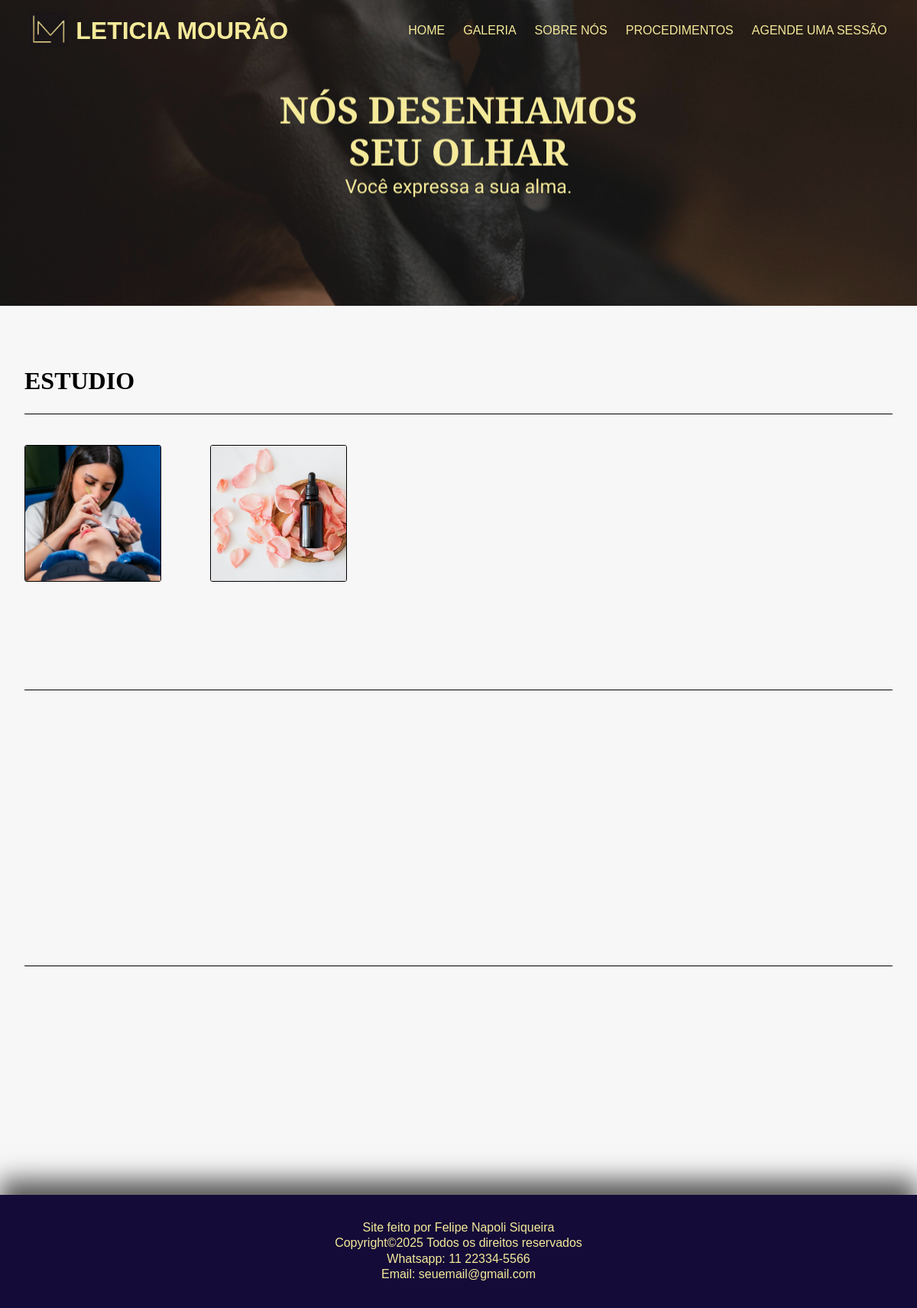
/galery, run on the app's committed database.
### SiteSetup/models.py (models this page shows, shortened)
class SiteSettings(models.Model):
    navbar_title = models.CharField(max_length=50, default='Lash Design')
    site_name_home = models.CharField(max_length=100, default='Lash Design')
    site_name_about = models.CharField(max_length=100, default='Lash Design - Sobre')
    site_name_galery = models.CharField(max_length=100, default='Lash Design - Galeria')
    favicon = models.ImageField(upload_to='site/', blank=True, null=True, verbose_name='Favicon')
    whatsapp_link = models.URLField(max_length=200, blank=True, help_text='Ex: https://wa.me/seunumerodetelefone')
    show_navbar = models.BooleanField(default=True, verbose_name='Exibir Barra de Navegação')
    show_hero_section_1 = models.BooleanField(default=True, verbose_name='Exibir Seção "Hero 1"')
    show_make_section = models.BooleanField(default=True, verbose_name='Exibir Seção "O Que Fazemos"')
    show_procediments_section = models.BooleanField(default=True, verbose_name='Exibir Seção "Procedimentos"')
    show_hero_section_2 = models.BooleanField(default=True, verbose_name='Exibir Seção "Hero 2"')
    show_about_section = models.BooleanField(default=True, verbose_name='Exibir Seção "Sobre"')
    show_galery_section = models.BooleanField(default=True, verbose_name='Exibir Seção "Galeria"')
    show_hero_section_3 = models.BooleanField(default=True, verbose_name='Exibir Seção "Hero 3"')
    show_about_section_2 = models.BooleanField(default=True, verbose_name='Exibir Seção "Página Sobre"')
    show_hero_section_4 = models.BooleanField(default=True, verbose_name='Exibir Seção "Hero 4"')
    show_galery_procediments_section = models.BooleanField(default=True, verbose_name='Exibir Seção "Galeria de Procedimentos"')
    show_footer = models.BooleanField(default=True, verbose_name='Exibir Rodapé')
    class Meta:
        verbose_name = 'Configurações do Site'
        verbose_name_plural = 'Configurações do Site'

class NavbarLink(models.Model):
    settings = models.ForeignKey(SiteSettings, on_delete=models.CASCADE, related_name='navbar_links')
    name = models.CharField(max_length=50, verbose_name='Nome do Link')
    url = models.CharField(max_length=200, verbose_name='URL do Link')
    order = models.IntegerField(default=0, verbose_name='Ordem de exibição')
    is_external = models.BooleanField(default=False, verbose_name='Link Externo', help_text='Marque se o link for externo ao site.')
    class Meta:
        ordering = ['order']
        verbose_name = 'Link da Navbar'
        verbose_name_plural = 'Links da Navbar'

class FooterText(models.Model):
    settings = models.ForeignKey(SiteSettings, on_delete=models.CASCADE, related_name='footer_texts')
    title = models.CharField(max_length=50, verbose_name='Título')
    content = models.TextField(verbose_name='Conteúdo', help_text='Use HTML simples para formatação se necessário.')
    order = models.IntegerField(default=0, verbose_name='Ordem de exibição')
    class Meta:
        ordering = ['order']
        verbose_name = 'Conteúdo do Rodapé'
        verbose_name_plural = 'Conteúdos do Rodapé'

### home/models.py (models this page shows, shortened)
class Hero_Section3(models.Model):
    heading = models.CharField(max_length=200)
    subheading = models.CharField(max_length=300)
    background_image = models.ImageField(upload_to='hero_backgrounds/')
    class Meta:
        verbose_name = "Hero Section - Galeria"
        verbose_name_plural = "Hero Sections - Galeria"

class GalleryImage(models.Model):
    title = models.CharField(max_length=100, blank=True, verbose_name='Título (opcional)')
    image = models.ImageField(upload_to='gallery/', verbose_name='Imagem')
    tag = models.ForeignKey(
        GalleryTag,
        on_delete=models.PROTECT,
        related_name='images',
        verbose_name='Tag'
    )
    class Meta:
        verbose_name = 'Imagem da Galeria'
        verbose_name_plural = 'Imagens da Galeria'

### home/views/Galery.py (the view)
# urls.py: path('galery', views.galery, name='galery'),
def galery(request):
    hero_section3 = Hero_Section3.objects.get()
    gallery1 = GalleryImage.objects.filter(tag__name='estudio')
    gallery2 = GalleryImage.objects.filter(tag__name='equipamentos')
    gallery3 = GalleryImage.objects.filter(tag__name='fotos')
    context = {
        'gallery1': gallery1,
        'gallery2': gallery2,
        'gallery3': gallery3,
        'Hero_Section3': hero_section3,
    }
    return render(request, 'galery.html', context)

### SiteSetup/context_processors.py (called while the page is built)
def site_settings(request):
    try:
        settings = SiteSettings.objects.get()
        navbar_links = settings.navbar_links.all()
        footer_texts = settings.footer_texts.all()
        footer_social_links = settings.footer_social_links.all()
    except SiteSettings.DoesNotExist:
        return {}
    return {
        'site_settings': settings,
        'navbar_links': navbar_links,
        'footer_texts': footer_texts,
        'footer_social_links': footer_social_links,
    }

### templates/galery.html (shortened to what this page needs)
{% extends "partials/base.html" %}
{% load static %}
{% block css-style %}
        <link rel="stylesheet" href="{% static "css/partials/galery_page.css" %}">
        <link rel="stylesheet" href="{% static "css/partials/hero_section.css" %}">
{% endblock css-style %}
{% block head %}
    <link rel="stylesheet" href="https://cdn.jsdelivr.net/npm/lightgallery@2.7.2/css/lightgallery.css" />
{% endblock head %}
{% block body %}
    <section class='hero' style="--hero-bg-image-3: url({{ Hero_Section3.background_image.url }});">
        <div class='hero-section-3'>
            <div class="hero-content-3">
                <h1>{{ Hero_Section3.heading }}</h1>
                <p>{{ Hero_Section3.subheading }}</p>
            </div>
        </div>
    </section>
    {% if gallery1 %}
    <section class='galery'>
        <div>
            <h1 class='title-galery'>ESTUDIO</h1>
            <hr>
        </div>
        <div class='grid-galery'>
            {% for photo in gallery1 %}
            <div class='image'>
                <a href="{{ photo.image.url }}"
                    data-src="{{ photo.image.url }}"
                    data-sub-html="
                        <h4>{{ photo.title }}</h4>
                ">
                    <img src="{{ photo.image.url }}" alt="{{ photo.title }}">
                </a>
            </div>
            {% endfor %}
        </div>
    </section>
    {% else %}
        <p>No photos available in this category.</p>
    {% endif %}
    {% if gallery2 %}
    <section class='galery'>
        <div>
            <hr>
        </div>
    </section>
    {% else %}
        <p>No photos available in this category.</p>
    {% endif %}
    {% if gallery3 %}
    <section class='galery'>
        <div>
            <hr>
        </div>
    </section>
    {% else %}
        <p>No photos available in this category.</p>
    {% endif %}
{% endblock body %}

### templates/partials/base.html (shortened to what this page needs)
<!DOCTYPE html>
{% load static %}
<html lang="pt-br">
  <head>
    <link rel="stylesheet" href="https://cdnjs.cloudflare.com/ajax/libs/normalize/8.0.1/normalize.min.css" />
    <link rel="stylesheet" href="{%static 'css/remedy.css' %}">
    <link rel="stylesheet" href="{%static 'css/main.css' %}">
    {% if site_settings.show_navbar %}
    <link rel="stylesheet" href="{%static 'css/partials/header.css' %}">
    {% endif %}
    {% if site_settings.show_footer %}
    <link rel="stylesheet" href="{%static 'css/partials/footer.css' %}">
    {% endif %}
    <link rel="stylesheet" href="{%static 'css/untils.css' %}">
    {% block css-style %}{% endblock css-style %}
    {% block head %}{% endblock head %}
  </head>
  <body>
    {% if site_settings.show_navbar %}
    <header>
      {% include 'partials/header.html' %}
    </header>
    {% endif %}
    {% block body %}{% endblock body %}
  </body>
  {% if site_settings.show_footer %}
  <footer>
    {% include "partials/footer.html" %}
  </footer>
  {% endif %}
</html>

### templates/partials/header.html (shortened to what this page needs)
{% load static %}
<nav id='nav' class='navbar'>
    <div class='title-nav'>
        {% if site_settings.navbar_title %}
            <a href="{% url "home:home" %}">
                <img src="{% static "images/logo.png" %}" alt="Leticia Mourão">
                <h1>{{ site_settings.navbar_title }}</h1>
            </a>
        {% else %}
            <h1>{{ site_settigns.navbar_title }}</h1>
        {% endif %}
    </div>
    <div class='links-nav'>
    {% for link in navbar_links %}
        {% if link.is_external %}
            <li>
                <a href="#">{{ link.name }}</a>
            </li>
        {% else %}
            <li>
                <a href="{% url link.url %}">{{ link.name }}</a>
            </li>
        {% endif %}
    {% endfor %}
</div>
</nav>

### templates/partials/footer.html
{% for text in footer_texts %}
    <p>{{ text.content }}</p>
{% endfor %}

### static/css/remedy.css (style rules this page uses)
html { line-sizing: normal; }
body { margin: 0; }
h1 { font-size: 2rem; }
h1 { margin: 0; }
hr { border-style: solid; border-width: 1px 0 0; color: inherit; height: 0; overflow: visible; }
img, svg, video, canvas, audio, iframe, embed, object { display: block; vertical-align: middle; max-width: 100%; }
img, svg, video, canvas { height: auto; }
img { border-style: none; }
article, aside, details, figcaption, figure, footer, header, hgroup, main, nav, section { display: block; }

### static/css/main.css (style rules this page uses)
:root { --primary-color: 247, 247, 247; --secundary-color: 20, 11, 56; --white: 0, 0, 0; --black: 0, 0, 0; --terciary-color: 245, 234, 154; --quartenary-color: 50,50,50; }
html { background-color: rgb(var(--primary-color)); color: rgb(var(--black)); font-family: "Cormorant", serif; scrollbar-width: none; }

### static/css/partials/header.css (style rules this page uses)
.navbar { display: flex; flex-direction: row; justify-content: space-around; align-items: center; height: 80px; width: 100%; z-index: 1000; position: fixed; background-color: transparent; transition: background-color 0.4s ease; color: rgb(var(--terciary-color)); font-family: 'Monsterat', sans-serif; }
.navbar .title-nav { display: flex; flex-direction: row; align-items: center; justify-content: center; }
.navbar a { display: flex; flex-direction: row; text-decoration: none; color: rgb(var(--terciary-color)); align-items: center; transition: color 0.3s ease, transform 0.3s ease; animation: startPage 0.8s ease-in-out; }
.navbar a img { max-height: 50px; width: auto; margin-right: 10px; }
.links-nav { display: flex; flex-direction: row; list-style: none; gap: 1.5rem; }
.links-nav a { text-decoration: none; color: var(--secundary-color); }

### static/css/partials/footer.css (style rules this page uses)
footer { text-align: center; margin: 5rem 0rem 0rem; padding : 2rem; background-color: rgba(var(--secundary-color)); min-width: 100%; color: rgb(var(--terciary-color)); box-shadow: 0px -20px 30px rgba(var(--quartenary-color), 0.8); font-family: 'Monsterat', sans-serif; gap: .4rem; }
footer p { margin: 2px; font-size: 1rem; }

### static/css/partials/galery_page.css (style rules this page uses)
.galery { padding-top: 5rem; display: flex; flex-direction: column; align-items: left; padding-inline: 2rem; width: 100%; }
.title-galery { opacity: 0; transform: translateX(-20px); text-align: left; padding-bottom: 1rem; color: rgb(var(--black)); }
.title-galery.animated { animation-name: h1FadeIn; animation-duration: 0.8s; animation-fill-mode: forwards; }
.grid-galery { opacity: 0; transform: translateY(20px); display: grid; grid-template-columns: repeat(4, 1fr); grid-gap: 4rem; max-width: 80%; margin-top: 2rem; }
.grid-galery.animated { animation-name: sectionFadeIn; animation-duration: 0.8s; animation-fill-mode: forwards; }
.galery .grid-galery div { aspect-ratio: 1 / 1; overflow: hidden; position: relative; border: 1px solid black; border-radius: 3px; -webkit-background-clip: text; color: transparent; background-clip: text; transition: transform 0.4s ease-in-out; }
.galery .grid-galery img { width: 100%; height: 100%; object-fit: cover; display: block; transition: transform 0.3s ease; }

### static/css/partials/hero_section.css (style rules this page uses)
.hero-section-3 { position: relative; height: 50vh; overflow: hidden; display: flex; justify-content: center; align-items: center; width: 100%; background-image: var(--hero-bg-image-3); background-attachment: fixed; background-position: center; background-size: cover; position: relative; box-shadow: inset 0 0 0 1000px rgba(var(--quartenary-color), 0.4); }
.hero-content-3 { position: absolute; text-align: center; color: rgb(var(--terciary-color)); z-index: 10; padding: 2rem; top: 50%; left: 50%; transform: translate(-50%, -50%); }
.hero-content-3 h1 { font-size: 3rem; margin-bottom: .3rem; font-family: "Cormorant Garamond", serif; animation: animate 1s ease 0.3s forwards; }
.hero-content-3 p { font-size: 1.5rem; font-family: "Alex Brush", cursive; font-size: 25px; margin-top: 0; padding-top: 0; animation: animate 1s ease 0.3s forwards; }

### data on the page
SiteSettings: navbar_title "LETICIA MOURÃO"
NavbarLink: name "HOME"
NavbarLink: name "GALERIA"
NavbarLink: name "SOBRE NÓS"
NavbarLink: name "PROCEDIMENTOS"
NavbarLink: name "AGENDE UMA SESSÃO"
Hero_Section3: heading "NÓS DESENHAMOS SEU OLHAR", subheading "Você expressa a sua alma."
GalleryImage: image (picture)
GalleryImage: image (picture)
FooterText: content "Site feito por Felipe Napoli Siqueira"
FooterText: content "Copyright©2025 Todos os direitos reservados"
FooterText: content "Whatsapp: 11 22334-5566"
FooterText: content "Email: seuemail@gmail.com"
